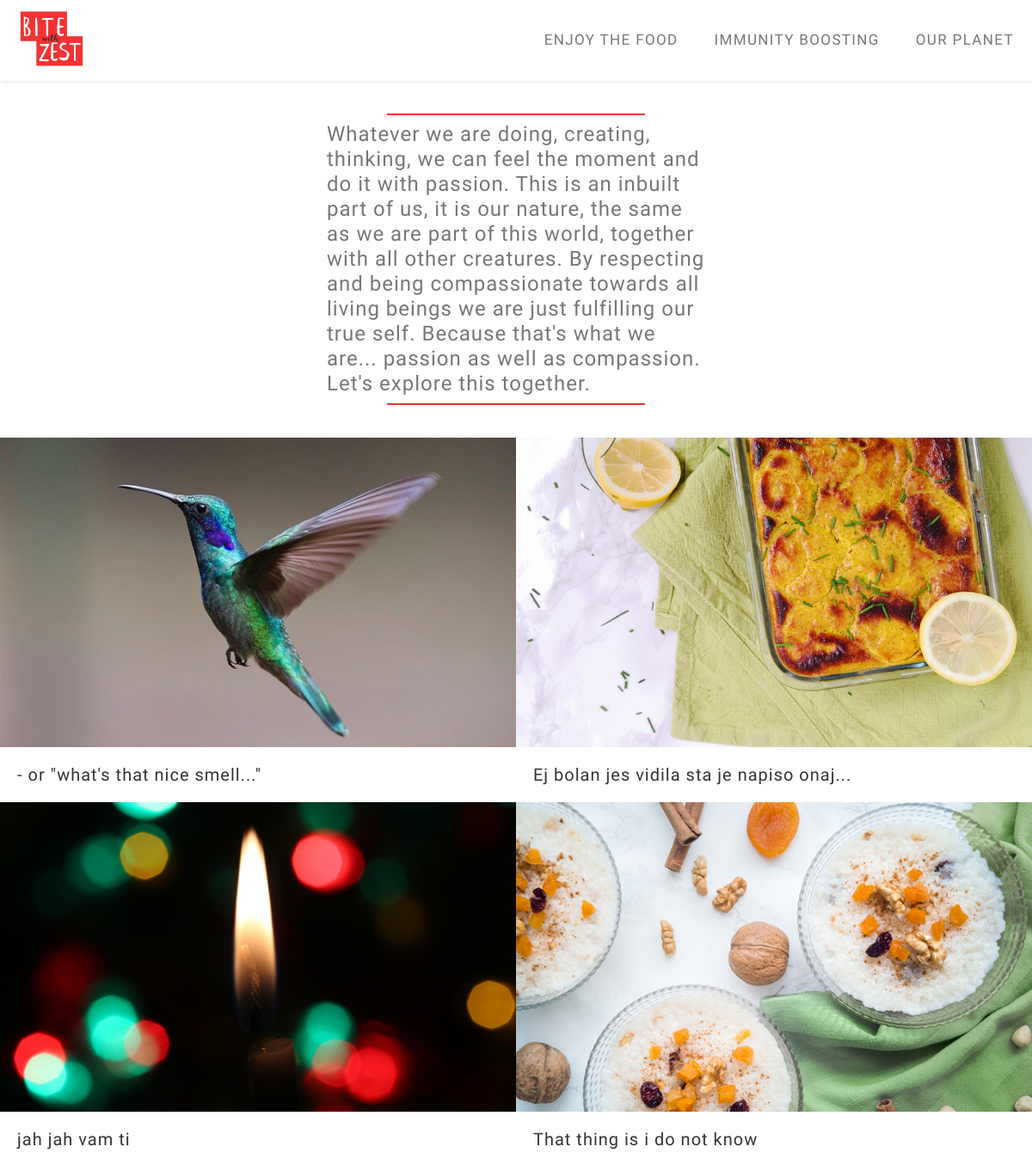
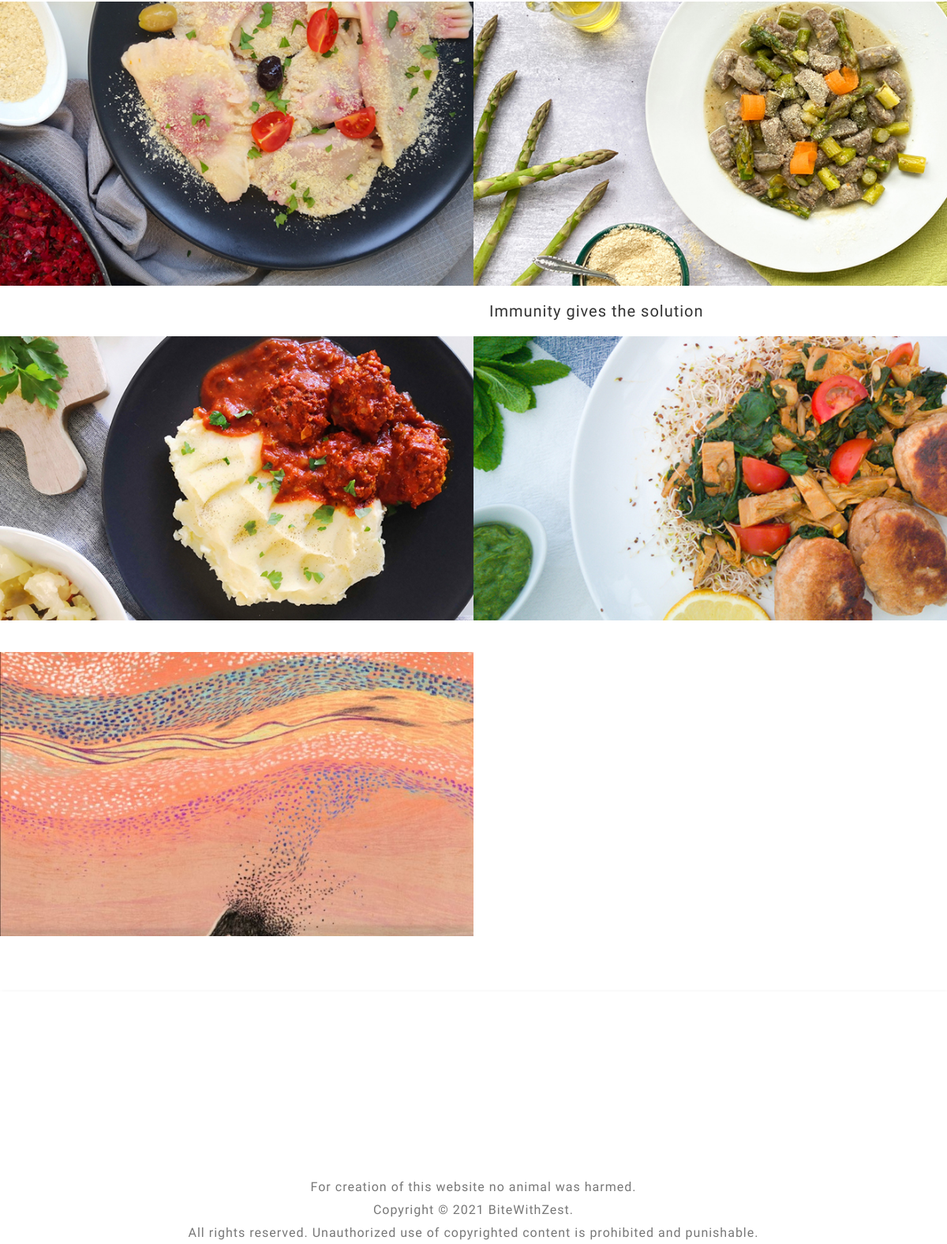
The app's page /, older data (2 pictures, top to bottom).
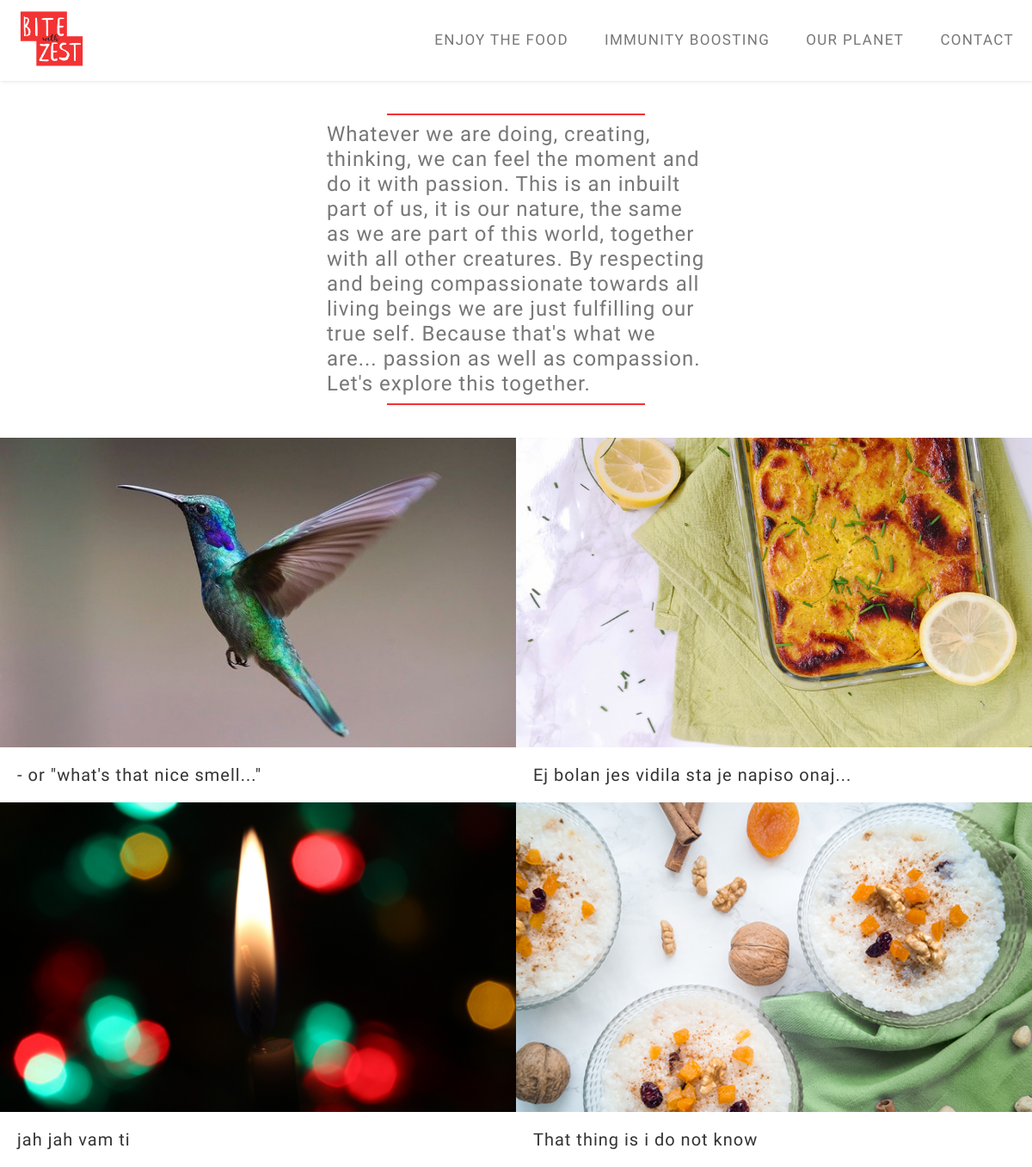
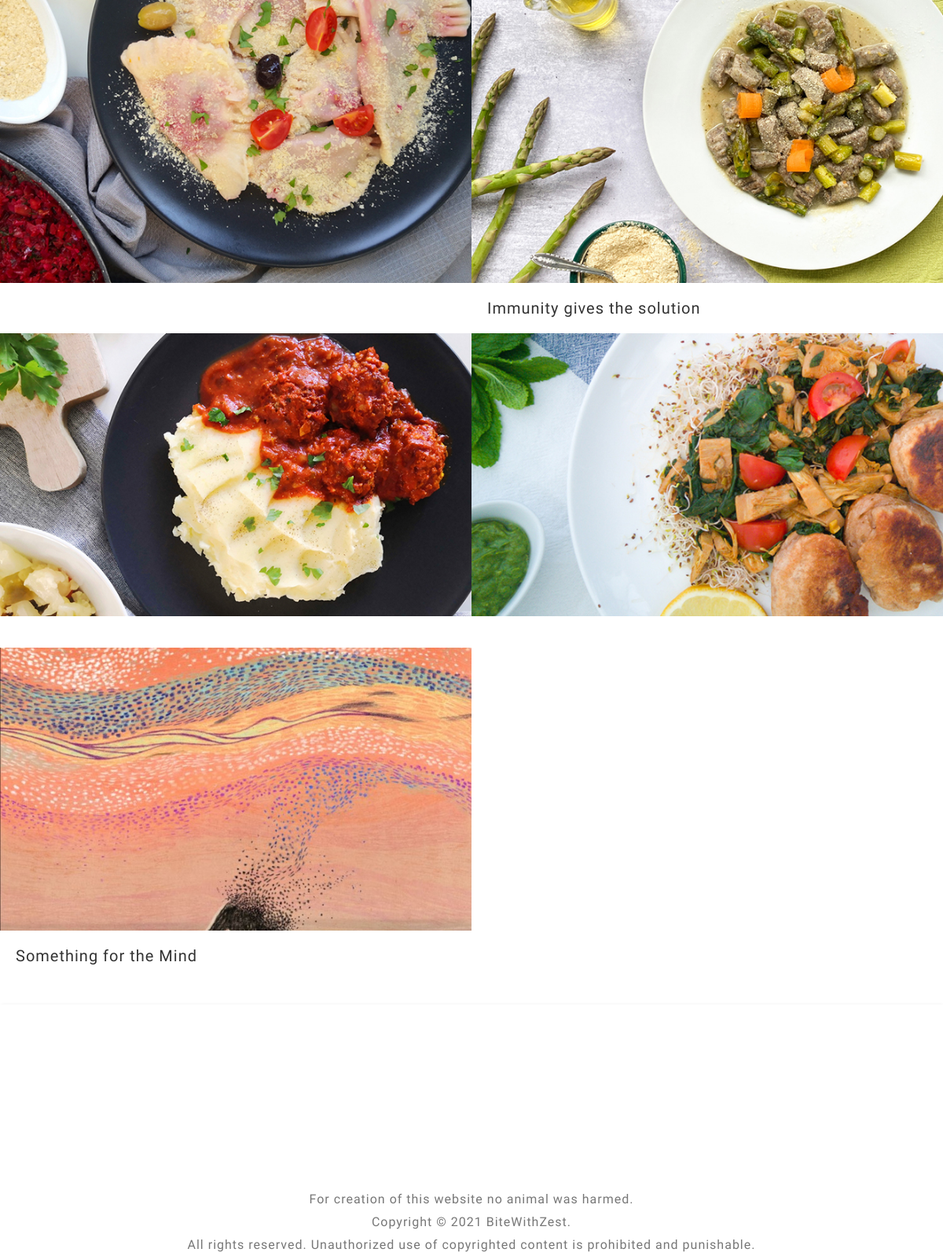
The same page, newer data (2 pictures, top to bottom).
### blog/models.py (models this page shows, shortened)
class Category(models.Model):
    description = models.CharField(max_length=200, unique=True)
    status = models.IntegerField(choices=STATUS, default=0)
    slug = models.SlugField(max_length=200,unique=True, default='')
    class Meta:
        verbose_name_plural = 'Categories'

class Post(models.Model):
    titleplus = models.CharField(max_length=200, default='')
    slug = models.SlugField(max_length=200, unique=True)
    author = models.ForeignKey(User, on_delete= models.CASCADE,related_name='blog_posts')
    updated_on = models.DateTimeField(auto_now= True)
    created_on = models.DateTimeField(auto_now_add=True)
    custom_date = models.DateTimeField(null= True,blank=True)
    category = models.CharField(max_length=200, choices=category_list, default='')
    subcategory = models.CharField(max_length=200, choices=subcategory_list, default='uncategorized')
    status = models.IntegerField(choices=STATUS, default=0)
    cardtype = models.IntegerField(choices=CARDTYPE, default=0)
    thumbnail = models.FileField(upload_to=path_and_rename,blank=True)
    thumbnail_desc = models.CharField(max_length=200,default='',blank=True)
    intro_pic= models.FileField(upload_to=path_and_rename_intro,blank=True)
    intro_pic_desc = models.CharField(max_length=200,default='',blank=True)
    intro = RichTextField()
    title = models.CharField(max_length=200, unique=True)
    maintext = RichTextField(default='')
    intro1 = RichTextField(default='',blank=True)
    legend = RichTextField(default='',blank=True)
    add_pic = models.FileField(upload_to=path_and_rename_add,blank=True)
    add_pic_desc = models.CharField(max_length=200,default='',blank=True)
    ingredients = RichTextField(blank=True)
    preparationtext = RichTextField(default='',blank=True)
    main_pic = models.FileField(upload_to=path_and_rename_main,blank=True)
    main_pic_desc = models.CharField(max_length=200,default='',blank=True)
    tip = RichTextField(default='',blank=True)
    relates_to = models.ForeignKey('self', on_delete=models.CASCADE, default=1)
    relates_to_desc = models.CharField(max_length=300,default='',blank=True)
    outro = RichTextField(default='',blank=True)
    class Meta:
        ordering = ['-created_on']
        verbose_name_plural = 'Posts'

### blog/views.py (the view)
# urls.py: path('', views.PostList.as_view(), name='home'),
class PostList(generic.ListView):
    queryset = Post.objects.filter(status=1).order_by('-created_on')
    template_name = 'index.html'
    context_object_name = 'post_list'
    def get_context_data(self, **kwargs):
        context = super(PostList, self).get_context_data(**kwargs)
        shared_context(context)
        return context

### blog/views.py (called while the page is built)
def shared_context(context):
    cat_queryset = Category.objects.all()
    context['cat_list'] = cat_queryset.filter(status=1).order_by('-id')
    context['cat_list_asc'] = cat_queryset.filter(status=1).order_by('id')
    subcat_queryset = SubCategory.objects.all()
    context['subcat_list'] = subcat_queryset.filter(status=1).order_by('-id')
    context['subcat_list_asc'] = subcat_queryset.filter(status=1).order_by('id')
    post_queryset = Post.objects.all()
    context['post_cat_list'] = post_queryset.filter(status=1).order_by('-id')
    context['post_subcat_list'] = post_queryset.filter(status=1).order_by('id')
    context['related_posts'] = post_queryset

### blog/templates/index.html
{% extends "base.html" %}
{% block about %} {% include 'about.html' %} {% endblock about %}
{% block post_showcase %}
<div class="gallery">
  {% for post in post_list %}
      <a href="{% url 'post_detail' post.slug  %}" class="card">
        <div class="thumb" style="background-image: url(./media/post{{post.id}}/thumbs/post_thumb{{post.id}}.jpg);"></div>
        <article>
          <h1>{{ post.titleplus }}</h1>
        </article>
      </a>
    {% endfor %}
</div>
{% endblock  %}

### blog/templates/base.html (shortened to what this page needs)
{% load static %}
<!DOCTYPE html>
<html lang="en">
<head>
  <link rel="stylesheet" href="{% static 'css/style.css' %}" />
  <link rel="stylesheet" href="{% static 'css/responsive.css' %}" />
</head>
<body>
  <div class="wrapper">
    <div class="topnav" id="myTopnav">
      <div class="desc">
        {% for category in cat_list %}
        <div class="dropdown">
          <button class="dropbtn"><a href="{% url 'category_view' category.slug  %}" class="">{{category.description}}</a></button>
        </div>
        {% endfor %}
      </div>
      <div class="logo">
        <a href="/"><img src="{% static 'img/BWZ_logo_red_2.png' %}" alt="logo"></a>
      </div>
    </div>
    <div class="content">
      {% block about %}{% endblock about %}
      {% block post_showcase %}{% endblock post_showcase %}
    </div>
    {% block footer_showcase %}{% include 'footer.html' %} {% endblock %}
  </div>
</body>
</html>

Row changes from the older to the newer data that the page shows:
added Category: description "CONTACT"
changed Post: titleplus (not shown) → "Something for the Mind"
